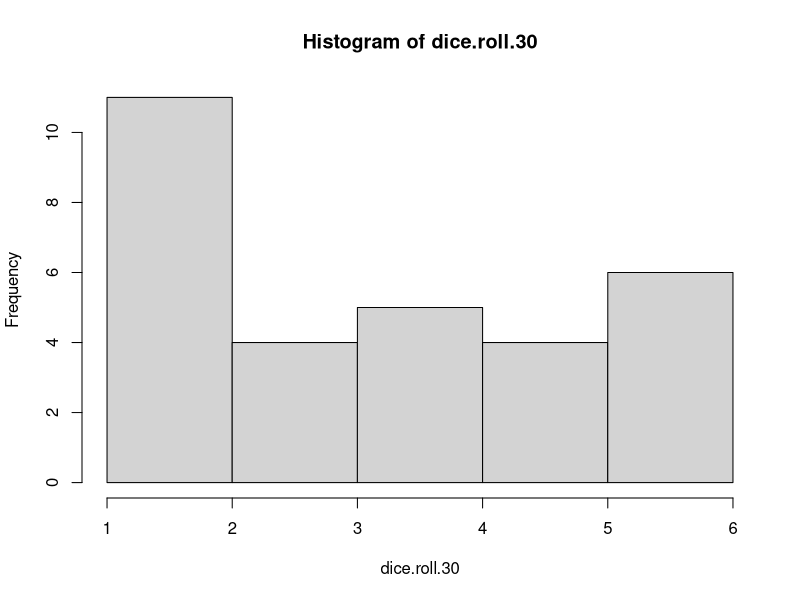
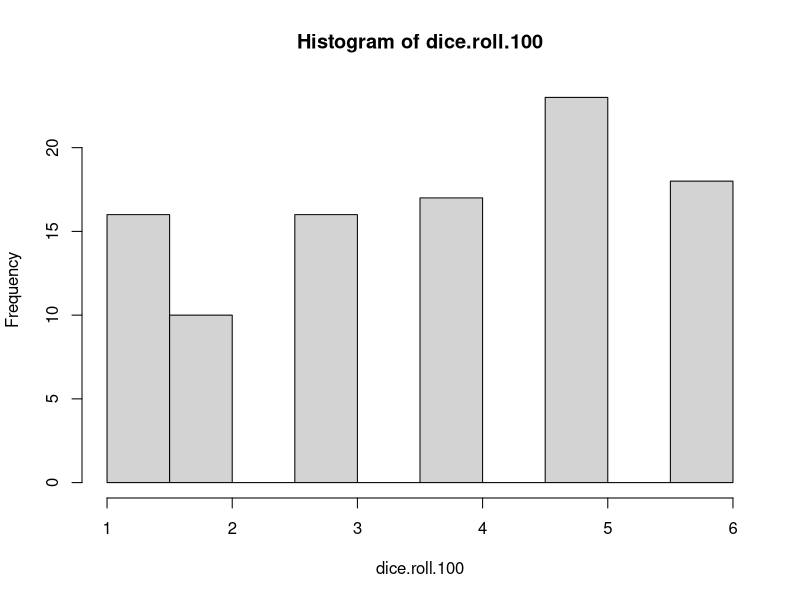

Write the R code that produced these figures, in order.
## ---- chunk 1
dice.roll.30 <- sample(x = 1:6, size = 30, replace = TRUE)
sample(x = 1:6, size = 30, replace = TRUE)
## ---- chunk 2
a <- table(dice.roll.30)
as.data.frame(table(dice.roll.30))
hist(dice.roll.30)   
## ---- chunk 3
dice.roll.100 <- sample(x = 1:6, size = 100, replace = TRUE)
sample(x = 1:6, size = 100, replace = TRUE)
## ---- chunk 4
a <- table(dice.roll.100)
as.data.frame(table(dice.roll.100))
hist(dice.roll.100)
## ---- chunk 5

#Sample 1 

dice.roll.sample <- sample(x = 1:6, size = 100, replace = TRUE)
as.data.frame(table(dice.roll.sample))
v11 <- as.data.frame(table(dice.roll.sample))

sample.frequency1 <- v11 [ ,"Freq"]
Ttest1 <- t.test(sample.frequency1, mu= 0 )
print(Ttest1)
## ---- chunk 6

#Sample 2 

dice.roll.sample <- sample(x = 1:6, size = 100, replace = TRUE)
as.data.frame(table(dice.roll.sample))
v2 <-as.data.frame(table(dice.roll.sample))
sample.frequency2 <- v2 [ ,"Freq"]
Ttest2 <- t.test(sample.frequency2, mu= 0 )
print(Ttest2)
## ---- chunk 7

#Sample 3 

dice.roll.sample <- sample(x = 1:6, size = 100, replace = TRUE)
as.data.frame(table(dice.roll.sample))
v3<- as.data.frame(table(dice.roll.sample))
sample.frequency3 <- v3 [ ,"Freq"]
Ttest3 <- t.test(sample.frequency3, mu= 0 )
print(Ttest3)
## ---- chunk 8

#Sample 4 

dice.roll.sample <- sample(x = 1:6, size = 100, replace = TRUE)
as.data.frame(table(dice.roll.sample))
v4<- as.data.frame(table(dice.roll.sample))
sample.frequency4 <- v4 [ ,"Freq"]
Ttest4 <- t.test(sample.frequency4, mu= 0 )
print(Ttest4)
## ---- chunk 9

#Sample 5 

dice.roll.sample <- sample(x = 1:6, size = 100, replace = TRUE)
as.data.frame(table(dice.roll.sample))
v5 <- as.data.frame(table(dice.roll.sample))
sample.frequency5 <- v5 [ ,"Freq"]
Ttest5 <- t.test(sample.frequency5, mu= 0 )
print(Ttest5)
## ---- chunk 10

#Sample 6 

dice.roll.sample <- sample(x = 1:6, size = 100, replace = TRUE)
as.data.frame(table(dice.roll.sample))
v6 <- as.data.frame(table(dice.roll.sample))
sample.frequency6<- v6 [ ,"Freq"]
Ttest6 <- t.test(sample.frequency6, mu= 0 )
print(Ttest6)
## ---- chunk 11

#Sample 7 

dice.roll.sample <- sample(x = 1:6, size = 100, replace = TRUE)
as.data.frame(table(dice.roll.sample))
v7<- as.data.frame(table(dice.roll.sample))
sample.frequency7 <- v7 [ ,"Freq"]
Ttest7 <- t.test(sample.frequency7, mu= 0 )
print(Ttest7)
## ---- chunk 12

#Sample 8 

dice.roll.sample <- sample(x = 1:6, size = 100, replace = TRUE)
as.data.frame(table(dice.roll.sample))
v8 <- as.data.frame(table(dice.roll.sample))
sample.frequency8 <- v8 [ ,"Freq"]
Ttest8 <- t.test(sample.frequency8, mu= 0 )
print(Ttest8)
## ---- chunk 13

#Sample 9 

dice.roll.sample <- sample(x = 1:6, size = 100, replace = TRUE)
as.data.frame(table(dice.roll.sample))
v9 <- as.data.frame(table(dice.roll.sample))

sample.frequency9 <- v9 [ ,"Freq"]
Ttest9 <- t.test(sample.frequency9, mu= 0 )
print(Ttest9)
## ---- chunk 14

#Sample 10 

dice.roll.sample <- sample(x = 1:6, size = 100, replace = TRUE)
as.data.frame(table(dice.roll.sample))
v10 <- as.data.frame(table(dice.roll.sample))
sample.frequency10 <- v10 [ ,"Freq"]
Ttest10 <- t.test(sample.frequency10, mu= 0 )
print(Ttest10)
## ---- chunk 15
PopulationData <- cbind(v11, v2, v3, v4, v5, v6, v7, v8, v9, v10)
colnames(PopulationData )[2]<-"Sample1_Freq"
colnames(PopulationData )[4]<-"Sample2_Freq"
colnames(PopulationData )[6]<-"Sample3_Freq"
colnames(PopulationData )[8]<-"Sample4_Freq"
colnames(PopulationData )[10]<-"Sample5_Freq"
colnames(PopulationData )[12]<-"Sample6_Freq"
colnames(PopulationData )[14]<-"Sample7_Freq"
colnames(PopulationData )[16]<-"Sample8_Freq"
colnames(PopulationData )[18]<-"Sample9_Freq"
colnames(PopulationData )[20]<-"Sample10_Freq"
PopulationData <- PopulationData[, !duplicated(colnames(PopulationData), fromFirst = TRUE)]
print(PopulationData)
summary(PopulationData)
## ---- chunk 16
PopulationData$mean <- rowMeans(subset(PopulationData, select = c(Sample1_Freq, Sample2_Freq, Sample3_Freq, Sample4_Freq, Sample5_Freq, Sample6_Freq, Sample7_Freq ,Sample8_Freq, Sample9_Freq, Sample10_Freq )), na.rm = TRUE)

#Average of the 10 samples of 100 rolls by number of occurrences of each number: 
print.listof(PopulationData$mean)


